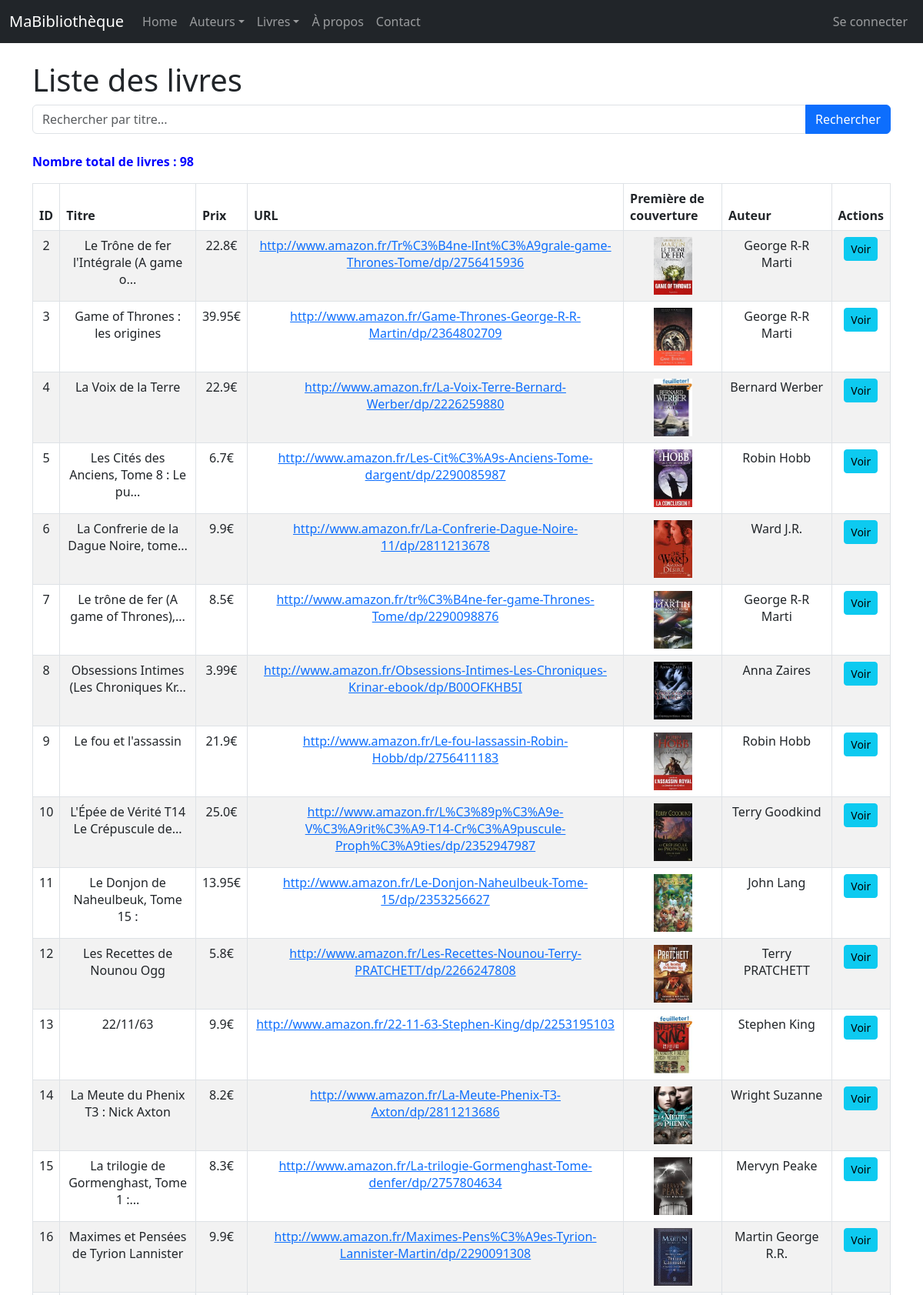
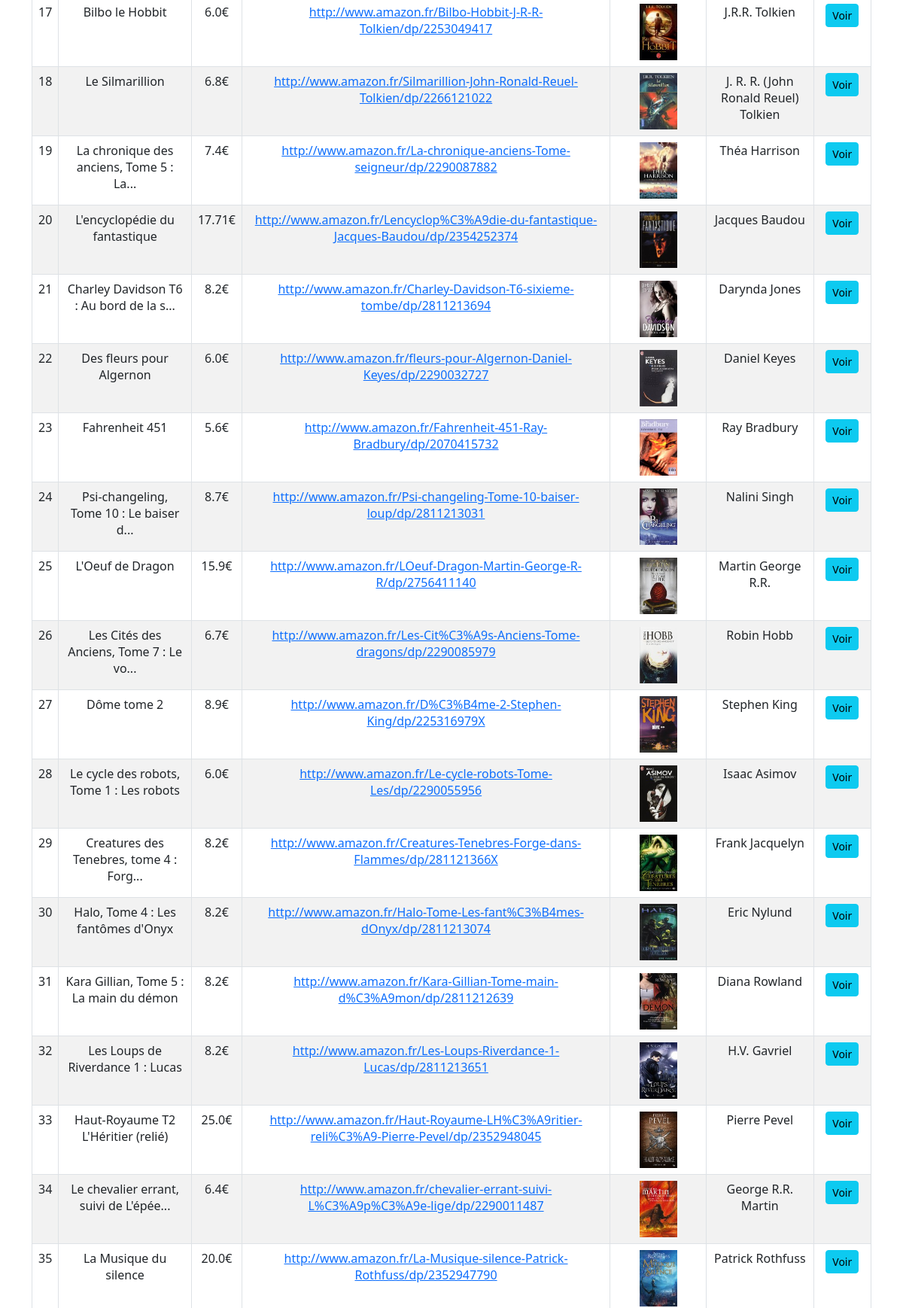
/livres/ (upper part), run on the app's committed database (2 pictures, top to bottom).
### monApp/models.py (models this page shows, shortened)
class Livre(db.Model):
    idL = db.Column(db.Integer, primary_key=True)
    Titre = db.Column(db.String(128), nullable=False)
    Prix = db.Column(db.Float)
    Url = db.Column(db.String(256))
    Img = db.Column(db.String(256))
    auteur_id = db.Column(db.Integer, db.ForeignKey('auteur.idA'), nullable=False)
    auteur = db.relationship("Auteur", backref=db.backref("livres", lazy="dynamic", cascade="all, delete-orphan"))
    __table_args__ = (db.UniqueConstraint('Titre', 'auteur_id', name='_titre_auteur_uc'),)

class Auteur(db.Model):
    idA = db.Column(db.Integer, primary_key=True)
    Nom = db.Column(db.String(100), unique=True, nullable=False)

### monApp/views.py (the view)
@app.route('/livres/')
def getLivres():
    query = request.args.get('q', '')
    if query:
        lesLivres = db.session.execute(
            db.select(Livre).filter(Livre.Titre.ilike(f'%{query}%'))
        ).scalars().all()
    else:
        lesLivres = db.session.execute(db.select(Livre)).scalars().all()
    return render_template('livres_list.html', title="Liste des livres", livres=lesLivres, query=query)

### monApp/templates/livres_list.html (shortened to what this page needs)
{% extends "base.html" %}
{% block main %}
<h1>Liste des livres</h1>
<form method="GET" action="{{ url_for('getLivres') }}" class="mb-4">
        <div class="input-group">
            <input type="search" name="q" class="form-control" placeholder="Rechercher par titre..." value="{{ query or '' }}">
            <button class="btn btn-primary" type="submit">Rechercher</button>
        </div>
    </form>
<p><strong>Nombre total de livres : {{ livres|length }}</strong></p>
<table class="table table-striped table-bordered table-hover">
    <thead>
        <tr>
            <th>ID</th>
            <th>Titre</th>
            <th>Prix</th>
            <th>URL</th>
            <th>Première de couverture</th>
            <th>Auteur</th>
            <th>Actions</th>
        </tr>
    </thead>
    <tbody>
        {% for livre in livres %}
        <tr>
            <td>{{ livre.idL }}</td>
            <td>{{ livre.Titre }}</td>
            <td>{{ livre.Prix }}€</td>
            <td><a href="{{ livre.Url }}" target="_blank">{{ livre.Url }}</a></td>
            <td><img src="{{ url_for('static', filename='images/' + livre.Img) }}" alt="Couverture" width="50" height="75"></td>
            <td>{{ livre.auteur.Nom }}</td>
            <td>
                <div class="task-controls">
                    <a href="{{ url_for('viewLivre', idL=livre.idL) }}" class="btn btn-info btn-sm">
                        Voir
                    </a>
                </div>
            </td>
        </tr>
        {% endfor %}
    </tbody>
</table>
{% endblock %}

### monApp/static/style.css (style rules this page uses)
h1 { color : red; font-size: 50px; }
p { color: blue; }
td, th { padding: 0.5em; text-align: center; border-collapse:initial; border: thin solid black; }
body { font-family: sans-serif; }

### data on the page
Livre: idL "2", Titre "Le Trône de fer l'Intégrale (A game o...", Prix "22.8", Url "http://www.amazon.fr/Tr%C3%B4ne-lInt%C3%A9grale-game-Thrones-Tome/dp/2756415936", Img (picture), auteur.Nom "George R-R Marti"
Livre: idL "3", Titre "Game of Thrones : les origines", Prix "39.95", Url "http://www.amazon.fr/Game-Thrones-George-R-R-Martin/dp/2364802709", Img (picture), auteur.Nom "George R-R Marti"
Livre: idL "4", Titre "La Voix de la Terre", Prix "22.9", Url "http://www.amazon.fr/La-Voix-Terre-Bernard-Werber/dp/2226259880", Img (picture), auteur.Nom "Bernard Werber"
Livre: idL "5", Titre "Les Cités des Anciens, Tome 8 : Le pu...", Prix "6.7", Url "http://www.amazon.fr/Les-Cit%C3%A9s-Anciens-Tome-dargent/dp/2290085987", Img (picture), auteur.Nom "Robin Hobb"
Livre: idL "6", Titre "La Confrerie de la Dague Noire, tome...", Prix "9.9", Url "http://www.amazon.fr/La-Confrerie-Dague-Noire-11/dp/2811213678", Img (picture), auteur.Nom "Ward J.R."
Livre: idL "7", Titre "Le trône de fer (A game of Thrones),...", Prix "8.5", Url "http://www.amazon.fr/tr%C3%B4ne-fer-game-Thrones-Tome/dp/2290098876", Img (picture), auteur.Nom "George R-R Marti"
Livre: idL "8", Titre "Obsessions Intimes (Les Chroniques Kr...", Prix "3.99", Url "http://www.amazon.fr/Obsessions-Intimes-Les-Chroniques-Krinar-ebook/dp/B00OFKHB5I", Img (picture), auteur.Nom "Anna Zaires"
Livre: idL "9", Titre "Le fou et l'assassin", Prix "21.9", Url "http://www.amazon.fr/Le-fou-lassassin-Robin-Hobb/dp/2756411183", Img (picture), auteur.Nom "Robin Hobb"
Livre: idL "10", Titre "L'Épée de Vérité T14 Le Crépuscule de...", Prix "25.0", Url "http://www.amazon.fr/L%C3%89p%C3%A9e-V%C3%A9rit%C3%A9-T14-Cr%C3%A9puscule-Proph%C3%A9ties/dp/2352947987", Img (picture), auteur.Nom "Terry Goodkind"
Livre: idL "11", Titre "Le Donjon de Naheulbeuk, Tome 15 :", Prix "13.95", Url "http://www.amazon.fr/Le-Donjon-Naheulbeuk-Tome-15/dp/2353256627", Img (picture), auteur.Nom "John Lang"
Livre: idL "12", Titre "Les Recettes de Nounou Ogg", Prix "5.8", Url "http://www.amazon.fr/Les-Recettes-Nounou-Terry-PRATCHETT/dp/2266247808", Img (picture), auteur.Nom "Terry PRATCHETT"
Livre: idL "13", Titre "22/11/63", Prix "9.9", Url "http://www.amazon.fr/22-11-63-Stephen-King/dp/2253195103", Img (picture), auteur.Nom "Stephen King"
Livre: idL "14", Titre "La Meute du Phenix T3 : Nick Axton", Prix "8.2", Url "http://www.amazon.fr/La-Meute-Phenix-T3-Axton/dp/2811213686", Img (picture), auteur.Nom "Wright Suzanne"
Livre: idL "15", Titre "La trilogie de Gormenghast, Tome 1 :...", Prix "8.3", Url "http://www.amazon.fr/La-trilogie-Gormenghast-Tome-denfer/dp/2757804634", Img (picture), auteur.Nom "Mervyn Peake"
Livre: idL "16", Titre "Maximes et Pensées de Tyrion Lannister", Prix "9.9", Url "http://www.amazon.fr/Maximes-Pens%C3%A9es-Tyrion-Lannister-Martin/dp/2290091308", Img (picture), auteur.Nom "Martin George R.R."
Livre: idL "17", Titre "Bilbo le Hobbit", Prix "6.0", Url "http://www.amazon.fr/Bilbo-Hobbit-J-R-R-Tolkien/dp/2253049417", Img (picture), auteur.Nom "J.R.R. Tolkien"
Livre: idL "18", Titre "Le Silmarillion", Prix "6.8", Url "http://www.amazon.fr/Silmarillion-John-Ronald-Reuel-Tolkien/dp/2266121022", Img (picture), auteur.Nom "J. R. R. (John Ronald Reuel) Tolkien"
Livre: idL "19", Titre "La chronique des anciens, Tome 5 : La...", Prix "7.4", Url "http://www.amazon.fr/La-chronique-anciens-Tome-seigneur/dp/2290087882", Img (picture), auteur.Nom "Théa Harrison"
Livre: idL "20", Titre "L'encyclopédie du fantastique", Prix "17.71", Url "http://www.amazon.fr/Lencyclop%C3%A9die-du-fantastique-Jacques-Baudou/dp/2354252374", Img (picture), auteur.Nom "Jacques Baudou"
Livre: idL "21", Titre "Charley Davidson T6 : Au bord de la s...", Prix "8.2", Url "http://www.amazon.fr/Charley-Davidson-T6-sixieme-tombe/dp/2811213694", Img (picture), auteur.Nom "Darynda Jones"
Livre: idL "22", Titre "Des fleurs pour Algernon", Prix "6.0", Url "http://www.amazon.fr/fleurs-pour-Algernon-Daniel-Keyes/dp/2290032727", Img (picture), auteur.Nom "Daniel Keyes"
Livre: idL "23", Titre "Fahrenheit 451", Prix "5.6", Url "http://www.amazon.fr/Fahrenheit-451-Ray-Bradbury/dp/2070415732", Img (picture), auteur.Nom "Ray Bradbury"
Livre: idL "24", Titre "Psi-changeling, Tome 10 : Le baiser d...", Prix "8.7", Url "http://www.amazon.fr/Psi-changeling-Tome-10-baiser-loup/dp/2811213031", Img (picture), auteur.Nom "Nalini Singh"
Livre: idL "25", Titre "L'Oeuf de Dragon", Prix "15.9", Url "http://www.amazon.fr/LOeuf-Dragon-Martin-George-R-R/dp/2756411140", Img (picture), auteur.Nom "Martin George R.R."
Livre: idL "26", Titre "Les Cités des Anciens, Tome 7 : Le vo...", Prix "6.7", Url "http://www.amazon.fr/Les-Cit%C3%A9s-Anciens-Tome-dragons/dp/2290085979", Img (picture), auteur.Nom "Robin Hobb"
Livre: idL "27", Titre "Dôme tome 2", Prix "8.9", Url "http://www.amazon.fr/D%C3%B4me-2-Stephen-King/dp/225316979X", Img (picture), auteur.Nom "Stephen King"
Livre: idL "28", Titre "Le cycle des robots, Tome 1 : Les robots", Prix "6.0", Url "http://www.amazon.fr/Le-cycle-robots-Tome-Les/dp/2290055956", Img (picture), auteur.Nom "Isaac Asimov"
Livre: idL "29", Titre "Creatures des Tenebres, tome 4 : Forg...", Prix "8.2", Url "http://www.amazon.fr/Creatures-Tenebres-Forge-dans-Flammes/dp/281121366X", Img (picture), auteur.Nom "Frank Jacquelyn"
Livre: idL "30", Titre "Halo, Tome 4 : Les fantômes d'Onyx", Prix "8.2", Url "http://www.amazon.fr/Halo-Tome-Les-fant%C3%B4mes-dOnyx/dp/2811213074", Img (picture), auteur.Nom "Eric Nylund"
Livre: idL "31", Titre "Kara Gillian, Tome 5 : La main du démon", Prix "8.2", Url "http://www.amazon.fr/Kara-Gillian-Tome-main-d%C3%A9mon/dp/2811212639", Img (picture), auteur.Nom "Diana Rowland"
Livre: idL "32", Titre "Les Loups de Riverdance 1 : Lucas", Prix "8.2", Url "http://www.amazon.fr/Les-Loups-Riverdance-1-Lucas/dp/2811213651", Img (picture), auteur.Nom "H.V. Gavriel"
Livre: idL "33", Titre "Haut-Royaume T2 L'Héritier (relié)", Prix "25.0", Url "http://www.amazon.fr/Haut-Royaume-LH%C3%A9ritier-reli%C3%A9-Pierre-Pevel/dp/2352948045", Img (picture), auteur.Nom "Pierre Pevel"
Livre: idL "34", Titre "Le chevalier errant, suivi de L'épée...", Prix "6.4", Url "http://www.amazon.fr/chevalier-errant-suivi-L%C3%A9p%C3%A9e-lige/dp/2290011487", Img (picture), auteur.Nom "George R.R. Martin"
Livre: idL "35", Titre "La Musique du silence", Prix "20.0", Url "http://www.amazon.fr/La-Musique-silence-Patrick-Rothfuss/dp/2352947790", Img (picture), auteur.Nom "Patrick Rothfuss"

### other printed values
{{ livres|length }} "98"
